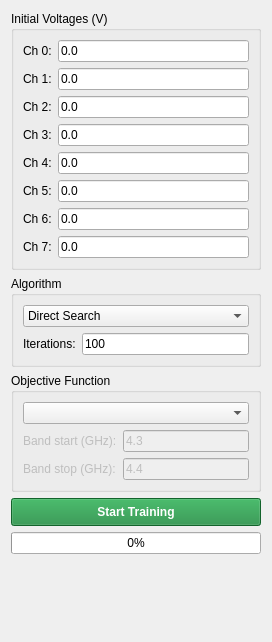
            <widget class="QWidget" name="train_scroll_contents_2">
             <property name="geometry">
              <rect>
               <x>0</x>
               <y>-100</y>
               <width>272</width>
               <height>642</height>
              </rect>
             </property>
             <layout class="QVBoxLayout" name="vl_train_controls_2">
              <item>
               <widget class="QGroupBox" name="train_grp_voltages_2">
                <property name="title">
                 <string>Initial Voltages (V)</string>
                </property>
                <layout class="QFormLayout" name="fl_train_voltages">
                 <item row="0" column="0">
                  <widget class="QLabel" name="label_42">
                   <property name="text">
                    <string>Ch 0:</string>
                   </property>
                  </widget>
                 </item>
                 <item row="0" column="1">
                  <widget class="QLineEdit" name="train_input_ch0">
                   <property name="text">
                    <string>0.0</string>
                   </property>
                  </widget>
                 </item>
                 <item row="1" column="0">
                  <widget class="QLabel" name="label_43">
                   <property name="text">
                    <string>Ch 1:</string>
                   </property>
                  </widget>
                 </item>
                 <item row="1" column="1">
                  <widget class="QLineEdit" name="train_input_ch1">
                   <property name="text">
                    <string>0.0</string>
                   </property>
                  </widget>
                 </item>
                 <item row="2" column="0">
                  <widget class="QLabel" name="label_44">
                   <property name="text">
                    <string>Ch 2:</string>
                   </property>
                  </widget>
                 </item>
                 <item row="2" column="1">
                  <widget class="QLineEdit" name="train_input_ch2">
                   <property name="text">
                    <string>0.0</string>
                   </property>
                  </widget>
                 </item>
                 <item row="3" column="0">
                  <widget class="QLabel" name="label_45">
                   <property name="text">
                    <string>Ch 3:</string>
                   </property>
                  </widget>
                 </item>
                 <item row="3" column="1">
                  <widget class="QLineEdit" name="train_input_ch3">
                   <property name="text">
                    <string>0.0</string>
                   </property>
                  </widget>
                 </item>
                 <item row="4" column="0">
                  <widget class="QLabel" name="label_46">
                   <property name="text">
                    <string>Ch 4:</string>
                   </property>
                  </widget>
                 </item>
                 <item row="4" column="1">
                  <widget class="QLineEdit" name="train_input_ch4">
                   <property name="text">
                    <string>0.0</string>
                   </property>
                  </widget>
                 </item>
                 <item row="5" column="0">
                  <widget class="QLabel" name="label_47">
                   <property name="text">
                    <string>Ch 5:</string>
                   </property>
                  </widget>
                 </item>
                 <item row="5" column="1">
                  <widget class="QLineEdit" name="train_input_ch5">
                   <property name="text">
                    <string>0.0</string>
                   </property>
                  </widget>
                 </item>
                 <item row="6" column="0">
                  <widget class="QLabel" name="label_48">
                   <property name="text">
                    <string>Ch 6:</string>
                   </property>
                  </widget>
                 </item>
                 <item row="6" column="1">
                  <widget class="QLineEdit" name="train_input_ch6">
                   <property name="text">
                    <string>0.0</string>
                   </property>
                  </widget>
                 </item>
                 <item row="7" column="0">
                  <widget class="QLabel" name="label_49">
                   <property name="text">
                    <string>Ch 7:</string>
                   </property>
                  </widget>
                 </item>
                 <item row="7" column="1">
                  <widget class="QLineEdit" name="train_input_ch7">
                   <property name="text">
                    <string>0.0</string>
                   </property>
                  </widget>
                 </item>
                </layout>
               </widget>
              </item>
              <item>
               <widget class="QGroupBox" name="train_grp_algo">
                <property name="title">
                 <string>Algorithm</string>
                </property>
                <layout class="QVBoxLayout" name="vl_train_algo_2">
                 <item>
                  <widget class="QComboBox" name="train_combo_algo">
                   <item>
                    <property name="text">
                     <string>Direct Search</string>
                    </property>
                   </item>
                   <item>
                    <property name="text">
                     <string>SPSA</string>
                    </property>
                   </item>
                   <item>
                    <property name="text">
                     <string>Optuna (TPE)</string>
                    </property>
                   </item>
                  </widget>
                 </item>
                 <item>
                  <layout class="QFormLayout" name="fl_train_algo_params">
                   <item row="0" column="0">
                    <widget class="QLabel" name="label_50">
                     <property name="text">
                      <string>Iterations:</string>
                     </property>
                    </widget>
                   </item>
                   <item row="0" column="1">
                    <widget class="QLineEdit" name="train_input_n_iter">
                     <property name="text">
                      <string>100</string>
                     </property>
                    </widget>
                   </item>
                  </layout>
                 </item>
                </layout>
               </widget>
              </item>
              <item>
               <widget class="QGroupBox" name="train_grp_objective">
                <property name="title">
                 <string>Objective Function</string>
                </property>
                <layout class="QVBoxLayout" name="vl_train_objective_2">
                 <item>
                  <widget class="QComboBox" name="train_combo_objective">
                   <property name="editable">
                    <bool>false</bool>
                   </property>
                   <property name="currentText">
                    <string/>
                   </property>
                   <property name="placeholderText">
                    <string/>
                   </property>
                  </widget>
                 </item>
                 <item>
                  <layout class="QFormLayout" name="fl_train_obj_params">
                   <item row="0" column="0">
                    <widget class="QLabel" name="label_51">
                     <property name="enabled">
                      <bool>false</bool>
                     </property>
                     <property name="text">
                      <string>Band start (GHz):</string>
                     </property>
                    </widget>
                   </item>
                   <item row="0" column="1">
                    <widget class="QLineEdit" name="train_input_band_start_2">
                     <property name="enabled">
                      <bool>false</bool>
                     </property>
                     <property name="text">
                      <string>4.3</string>
                     </property>
                    </widget>
                   </item>
                   <item row="1" column="0">
                    <widget class="QLabel" name="label_52">
                     <property name="enabled">
                      <bool>false</bool>
                     </property>
                     <property name="text">
                      <string>Band stop (GHz):</string>
                     </property>
                    </widget>
                   </item>
                   <item row="1" column="1">
                    <widget class="QLineEdit" name="train_input_band_stop_2">
                     <property name="enabled">
                      <bool>false</bool>
                     </property>
                     <property name="text">
                      <string>4.4</string>
                     </property>
                    </widget>
                   </item>
                  </layout>
                 </item>
                </layout>
               </widget>
              </item>
              <item>
               <widget class="QPushButton" name="train_btn_start_stop">
                <property name="styleSheet">
                 <string>background-color: #1b8a3e; color: white; font-weight: bold; padding: 6px;</string>
                </property>
                <property name="text">
                 <string>Start Training</string>
                </property>
               </widget>
              </item>
              <item>
               <widget class="QProgressBar" name="train_progress">
                <property name="value">
                 <number>0</number>
                </property>
               </widget>
              </item>
              <item>
               <widget class="QLabel" name="train_status_lbl">
                <property name="text">
                 <string/>
                </property>
               </widget>
              </item>
              <item>
               <spacer name="spacer_train_2">
                <property name="orientation">
                 <enum>Qt::Orientation::Vertical</enum>
                </property>
                <property name="sizeHint" stdset="0">
                 <size>
                  <width>20</width>
                  <height>40</height>
                 </size>
                </property>
               </spacer>
              </item>
             </layout>
            </widget>
